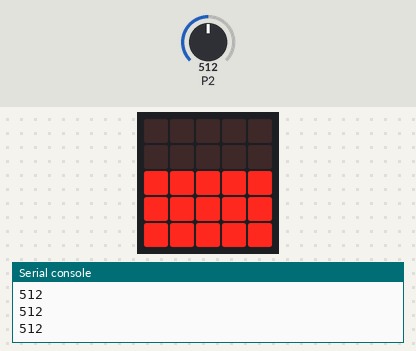
A program run on a simulated BBC micro:bit (MakeCode). Shown: the board's 5×5 LED display, the last lines printed to the serial console. The inputs (shaded band) are chosen by the test bench; at power-on: P2 = 512 (analog values on the 0–1023 scale).

Above: at 4.2 s.
4.3 s: P2 set to 503
At 5.2 s:
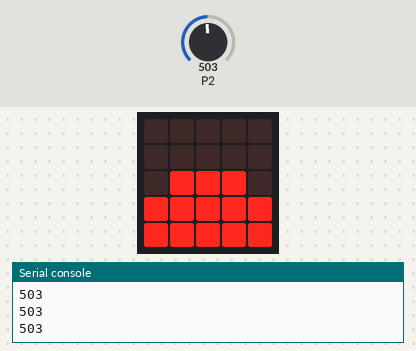
5.8 s: P2 set to 455
7.3 s: P2 set to 439
At 7.8 s:
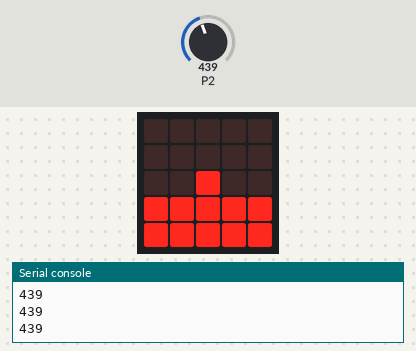
8.8 s: P2 set to 306
At 10.0 s:
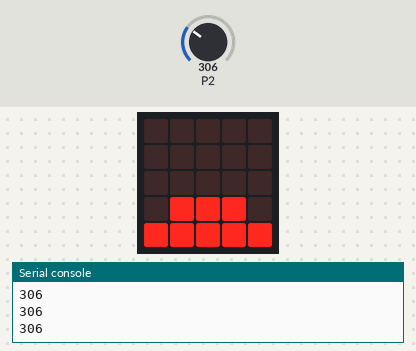
10.3 s: P2 set to 264
11.8 s: P2 set to 246
At 13.0 s:
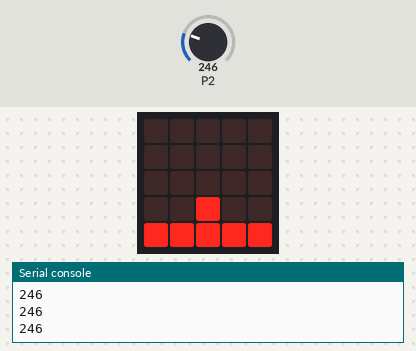
Timing chart, 0 to 14.3 s (numbered marks = the images above; inputs shaded):
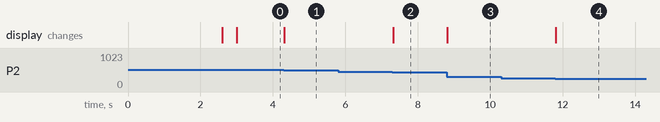

Measured:
- the behaviour switches between 512 and 511 on P2 (found by bisection; images 0 and 1)
- the behaviour switches between 448 and 447 on P2 (found by bisection; images 1 and 2)
- the behaviour switches between 256 and 255 on P2 (found by bisection; images 3 and 4)
- after the input at 4.3 s, the display: changes at once (image 1)
- after the input at 7.3 s, the display: changes at once (image 2)
- after the input at 8.8 s, the display: changes at once (image 3)
- after the input at 11.8 s, the display: changes at once (image 4)

The program:

main.ts
```typescript
let fugt = 0
basic.showIcon(IconNames.Happy)
basic.pause(2000)
basic.showLeds(`
    . . . . .
    . . . . .
    . . . . .
    . . . . .
    . . . . .
    `)
basic.forever(function () {
    fugt = pins.analogReadPin(AnalogPin.P2)
    if (fugt > 600) {
        pins.digitalWritePin(DigitalPin.P0, 1)
        basic.pause(5000)
        pins.digitalWritePin(DigitalPin.P0, 0)
    } else {
        led.plotBarGraph(
        fugt,
        1024
        )
    }
})
```

test.ts
```typescript
// test ender her, dette bliver ikke kompileret, når denne pakke bruges som en udvidelse.
```
